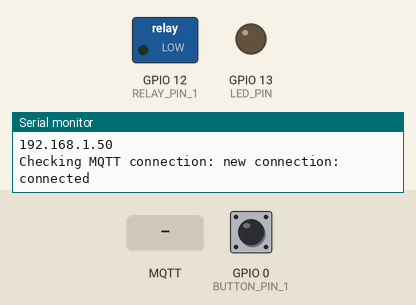
A sketch run on a simulated ESP8266 (NodeMCU). Shown: switched loads named in the sketch (green lamp = pin HIGH), output pins drawn as LEDs (lit = HIGH), the last lines printed to the serial monitor. Dashed ring = blinking. The test bench sets the inputs (shaded band); at power-on: GPIO 0 (BUTTON_PIN_1) HIGH. WiFi joins after 1.5 s; servers stay silent unless stated; no MQTT or app messages arrive unless stated.

Above: at 5.9 s.
6.0 s: MQTT message "1" arrives on the first subscribed topic
At 6.7 s:
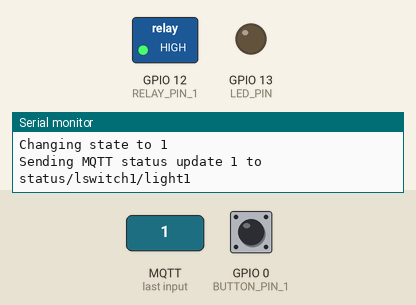
7.5 s: GPIO 0 (BUTTON_PIN_1) pulled LOW for 0.15 s
At 7.79 s:
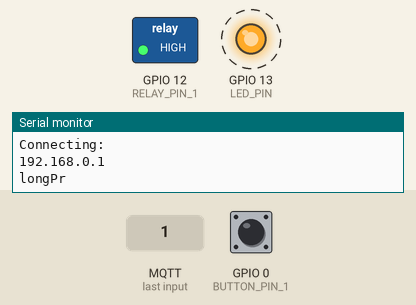
Timing chart, 0 to 19.5 s (numbered marks = the images above; inputs shaded):
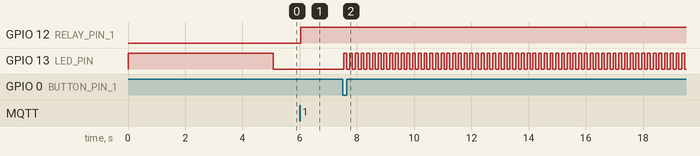

The sketch:

Sonoff_T1_knopka1.ino
```cpp
/*
   Simpleton Sonoff Touch firmware with MQTT support
   Supports OTA update
   David Pye (C) 2016 GNU GPL v3
*/

#include <ESP8266WiFi.h>
#include <PubSubClient.h>
#include <ESP8266mDNS.h>
#include <WiFiUdp.h>
#include <OneWire.h>

#define BUTTON_PIN_1 0
#define RELAY_PIN_1 12
#define LED_PIN 13
#define BUFFER_SIZE 100

const char *ssidE = "ESPap";
IPAddress apIP(192, 168, 0, 1);
IPAddress apGateway(192, 168, 0, 1);
IPAddress apSubmask(255, 255, 255, 0);
char packetBuffer[UDP_TX_PACKET_MAX_SIZE];

WiFiUDP udp;

IPAddress ip(192, 168, 0, 176);
String nameLs = "lswitch1";
String ssid = "Beda";
String pass = "7581730dd";
String mqtt_port = "1883";
String mqtt_user = "Fent";
String mqtt_pass = "7581730dd";
String ipS = "192.168.0.176";
String CmndTopicMode = "cmnd/"+nameLs+"/mode";
String CmndTopic1 = "cmnd/"+nameLs+"/light1";
String StatusTopic_1 = "status/"+nameLs+"/light1";

char *NAME;
char *SSIDd;
char *PASS;
char *MQTT_USER;
char *MQTT_PASS;
int MQTT_PORT;
char *cmndTopicMode;
char *cmndTopic1;
char *statusTopic_1;


volatile int desiredRelayState_1 = 0;

volatile int relayState_1 = 0;

volatile unsigned long millisSinceChange_1 = 0;

bool setupConfig;

volatile unsigned long millisAttach = 0;

unsigned long lastMQTTCheck = -5000; //This will force an immediate check on init.

WiFiClient espClient;
PubSubClient client(espClient);
bool printedWifiToSerial = false;


void initWifi() {
  // We start by connecting to a WiFi network
  Serial.println();
  Serial.print("Connecting to ");
  Serial.println(SSIDd);
  WiFi.mode(WIFI_STA);
  WiFi.begin(SSIDd, PASS);
}

void initConfig(){
  NAME = new char[nameLs.length()+1];
  nameLs.toCharArray(NAME,nameLs.length()+1);
  Serial.println(NAME);
  SSIDd = new char[ssid.length()+1];
  ssid.toCharArray(SSIDd,ssid.length()+1);
  Serial.println(SSIDd);
  PASS = new char[pass.length()+1];
  pass.toCharArray(PASS,pass.length()+1);
  Serial.println(PASS);
  int count = mqtt_port.length();
  int mn=0;
  int m=1;
  for(int i=count-1;i>=0;i--){
      mn+=(mqtt_port[i]-48)*m;
      m*=10;
  }
  MQTT_PORT = mn;
  Serial.println(MQTT_PORT);
  MQTT_USER = new char[mqtt_user.length()+1];
  mqtt_user.toCharArray(MQTT_USER,mqtt_user.length()+1);
  Serial.println(MQTT_USER);
  MQTT_PASS = new char[mqtt_pass.length()+1];
  mqtt_pass.toCharArray(MQTT_PASS,mqtt_pass.length()+1);
  Serial.println(MQTT_PASS);
  ip.fromString(ipS);
  CmndTopicMode = "cmnd/"+nameLs+"/mode";
  CmndTopic1 = "cmnd/"+nameLs+"/light1";
  StatusTopic_1 = "status/"+nameLs+"/light1";

  cmndTopicMode = new char[CmndTopicMode.length()+1];
  CmndTopicMode.toCharArray(cmndTopicMode,CmndTopicMode.length()+1);
  cmndTopic1 = new char[CmndTopic1.length()+1];
  CmndTopic1.toCharArray(cmndTopic1,CmndTopic1.length()+1);
  statusTopic_1 = new char[StatusTopic_1.length()+1];
  StatusTopic_1.toCharArray(statusTopic_1,StatusTopic_1.length()+1);
}

void checkMQTTConnection() {
  Serial.print("Checking MQTT connection: ");
  if (client.connected()) {
    //flagWifi = false;
    Serial.println("OK");
  }
  else {
    if (WiFi.status() == WL_CONNECTED) {
      //Wifi connected, attempt to connect to server
      Serial.print("new connection: ");
      if (client.connect(NAME,MQTT_USER,MQTT_PASS)) {
        //flagWifi = false;
        Serial.println("connected");
        client.subscribe(cmndTopic1);
      } else {
        //flagWifi = true;
        //espClient
        //while()
        Serial.print("failed, rc=");
        Serial.println(client.state());
      }
    }
    else {
      //Wifi isn't connected, so no point in trying now.
      //flagWifi = true;
      Serial.println(" Not connected to WiFI AP, abandoned connect.");
    }
  }
  //Set the status LED to ON if we are connected to the MQTT server
  if (client.connected())
      digitalWrite(LED_PIN, LOW);
  else
      digitalWrite(LED_PIN, HIGH);
}

void MQTTcallback(char* topic, byte* payload, unsigned int length) {
  Serial.print("Message arrived [");
  Serial.print(topic);
  Serial.println("] ");

  if (!strcmp(topic, cmndTopic1)) {
    if ((char)payload[0] == '1' || ! strncasecmp_P((char *)payload, "on", length)) {
        desiredRelayState_1 = 1;
        millisAttach = millis();
    }
    else if ((char)payload[0] == '0' || ! strncasecmp_P((char *)payload, "off", length)) {
      desiredRelayState_1 = 0;
      millisAttach = millis();
    }
    else if ( ! strncasecmp_P((char *)payload, "toggle", length)) {
      desiredRelayState_1 = !desiredRelayState_1;
      millisAttach = millis();
    }
  }
}

void shortPress_1() {
  desiredRelayState_1 = !desiredRelayState_1; //Toggle relay state.
  millisAttach = millis();
  Serial.println("shortPr");
}

void longPress_1(){

  if(setupConfig){
    initConfig();
    initWifi();
    setupConfig=false;
    client.setServer(ip, MQTT_PORT);
    client.setCallback(MQTTcallback);
  }else{
    WiFi.mode(WIFI_AP);
    WiFi.softAP(ssidE);
    WiFi.softAPConfig(apIP, apGateway, apSubmask);
    Serial.println("Connecting:");
    Serial.println(WiFi.softAPIP());
    udp.begin(8888);
    setupConfig = true;
  }
  Serial.println("longPr");
}

void buttonChangeCallback_1() {
  if (digitalRead(BUTTON_PIN_1) == 0) {
    //Button has been released, trigger one of the two possible options.
    if(millis() - millisSinceChange_1 > 5000){
        longPress_1();
    }else if (millis() - millisSinceChange_1 > 100){
      //Short press
        shortPress_1();
    }
  }else {
    //Just been pressed - do nothing until released.
    millisSinceChange_1 = millis();
  }


}

void setup() {
  Serial.begin(115200);
  Serial.println("Initialising");
  pinMode(RELAY_PIN_1, OUTPUT);

  digitalWrite(RELAY_PIN_1, LOW);

  pinMode(BUTTON_PIN_1, INPUT);

  pinMode(LED_PIN, OUTPUT);

  digitalWrite(LED_PIN, HIGH); //LED off.
  initConfig();

  initWifi();

  setupConfig = false;

  client.setServer(ip, MQTT_PORT);
  client.setCallback(MQTTcallback);

  //Enable interrupt for button press

  Serial.println("Enabling touch switch interrupt");
  attachInterrupt(digitalPinToInterrupt(BUTTON_PIN_1), buttonChangeCallback_1, CHANGE);

}


void loop() {

  if(setupConfig){
      digitalWrite(LED_PIN, !digitalRead(LED_PIN));
      int packetSize = udp.parsePacket();
      if (packetSize){
          Serial.print("Received packet of size ");
          Serial.println(packetSize);
          Serial.print("From ");
          IPAddress remote = udp.remoteIP();
          for (int i = 0; i < 4; i++){
              Serial.print(remote[i], DEC);
              if (i < 3){
                  Serial.print(".");
              }
          }
          Serial.print(", port ");
          Serial.println(udp.remotePort());
          udp.read(packetBuffer, UDP_TX_PACKET_MAX_SIZE);
          if(packetBuffer[0]==49){
              int i=0;
              nameLs="";
              ssid="";
              pass="";
              mqtt_user="";
              mqtt_port="";
              mqtt_pass="";
              ipS="";
              for(i=0;i<packetBuffer[1];i++){
                  nameLs+=packetBuffer[2+i];
              }
              Serial.print("Contents:");
              Serial.println(nameLs);
          }else if(packetBuffer[0]==50){
              int i=0;
              for(i=0;i<packetBuffer[1];i++){
                  ssid+=packetBuffer[2+i];
              }
              Serial.print("Contents:");
              Serial.println(ssid);
          }else if(packetBuffer[0]==51){
              int i=0;
              for(i=0;i<packetBuffer[1];i++){
                  pass+=packetBuffer[2+i];
              }
              Serial.print("Contents:");
              Serial.println(pass);
          }else if(packetBuffer[0]==52){
              int i=0;
              for(i=0;i<packetBuffer[1];i++){
                  mqtt_user+=packetBuffer[2+i];
              }
              Serial.print("Contents:");
              Serial.println(mqtt_user);
          }else if(packetBuffer[0]==53){
              int i=0;
              for(i=0;i<packetBuffer[1];i++){
                  mqtt_port+=packetBuffer[2+i];
              }
              Serial.print("Contents:");
              Serial.println(mqtt_port);
          }else if(packetBuffer[0]==54){
              int i=0;
              for(i=0;i<packetBuffer[1];i++){
                  mqtt_pass+=packetBuffer[2+i];
              }
              Serial.print("Contents:");
              Serial.println(mqtt_pass);
          }else if(packetBuffer[0]==55){
              int i=0;
              for(i=0;i<packetBuffer[1];i++){
                  ipS+=packetBuffer[2+i];
              }
              Serial.print("Contents:");
              Serial.println(ipS);
          }
          udp.beginPacket(udp.remoteIP(), 8888);
          udp.write(packetBuffer);
          udp.endPacket();
      }
      delay(100);
  }else{

    if (!printedWifiToSerial && WiFi.status() == WL_CONNECTED) {
      Serial.println("WiFi connected");
      Serial.println("IP address: ");
      Serial.println(WiFi.localIP());
      printedWifiToSerial = true;
    }
    if (!setupConfig&&millis() - lastMQTTCheck >= 5000) {
      checkMQTTConnection();
      lastMQTTCheck = millis();
    }

    //Handle any pending MQTT messages
    client.loop();

    //Relay state is updated via the interrupt *OR* the MQTT callback.
    if (relayState_1 != desiredRelayState_1) {
      Serial.print("Changing state to ");
      Serial.println(desiredRelayState_1);

      digitalWrite(RELAY_PIN_1, desiredRelayState_1);
      relayState_1 = desiredRelayState_1;

      Serial.print("Sending MQTT status update ");
      Serial.print(relayState_1);
      Serial.print(" to ");
      Serial.println(statusTopic_1);

      client.publish(statusTopic_1, relayState_1 == 0 ? "0" : "1");
    }
    delay(50);
  }


}
```

Measured:
- after the input at 6.0 s, GPIO 12 (RELAY_PIN_1): LOW → HIGH at once
- after the input at 7.5 s, GPIO 13 (LED_PIN): alternates HIGH for 0.10 s and LOW for 0.10 s, starting at once
